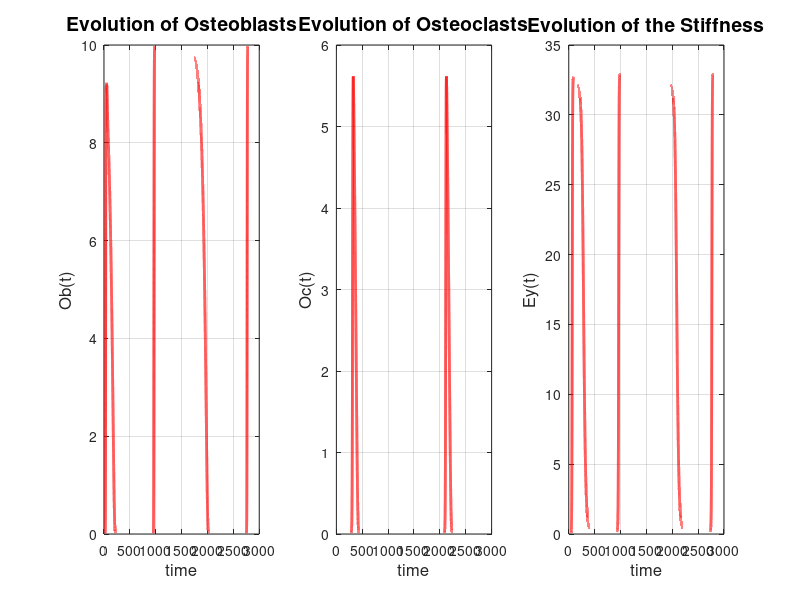

Source code (MATLAB):
clear all
clc


%valeurs des paramètres pour test1
% k1 = 2.5;
% n_ob1 = 4;
% alpha1 =0.1;
% k2 =1.5;
% n_ob2 = 4;
% KB =10;
% KC =10;
% teta1 = 1.5;
% k3 =0.9;
% n_oc1 = 2;
% n_oc2 =2;
% alpha2 = 1;
% k4 =0.4 ; 
% Eymax = 33;
% teta2 = 0.9;
% alpha3 = 0.9;
% k5 =1.5;
% n_y1 = 5;
% n_y2 = 5;
% k6 = 1.5;
% teta4 = 0.9; 
% teta0 = 1.9;
% teta5 = 1.4;

%paramètres test 2 avec Ey en terme soustraction 
% Ob(k+1) = Ob(k) + dt* ((alpha1 *(k1^n_ob1/(teta0^n_ob1+Ey(k)^n_ob1))*Ob(k)*(1-Ob(k)/KB)) - (Ob(k)*k2*(Ey(k)^n_ob2/(teta1^n_ob2+Ey(k)^n_ob2))));
%      Oc(k+1) = Oc(k) + dt* ((k3 *(Ey(k)^n_oc1/(teta2^n_oc1+Ey(k)^n_oc1))*(1-Oc(k)/KC)*Oc(k)) - (Oc(k)*alpha2*(k4^n_oc2/(k4^n_oc2+Ey(k)^n_oc2))));
%      Ey(k+1) = Ey(k) + dt*((Ey(k)*(1-Ey(k)/Eymax)*alpha3*(k5^n_y1/(k5^n_y1+Ob(k)^n_y1))) - (Ey(k)*k6*(Oc(k)^n_y2/(teta3^n_y2+Oc(k)^n_y2))));
% k1 = 1.5;
% n_ob1 = 4;
% alpha1 =1;
% k2 =0.3;
% n_ob2 = 4;
% KB =10;
% KC =10;
% teta1 = 1.5;
% k3 =1;
% n_oc1 = 2;
% n_oc2 =2;
% alpha2 = 1;
% k4 =1 ; 
% Eymax = 33;
% teta2 = 1;
% alpha3 = 1;
% k5 =1;
% n_y1 = 4;
% n_y2 = 4;
% k6 = 1;
% teta3 = 1; 
% teta0 = 2;

k1 = 1.8;
n_ob1 = 0.1;
alpha1 =1.1;
k2 =4;
n_ob2 = 0.1;
KB =10;
KC =10;
teta1 = 1;
k3 =1.5;
n_oc1 = 0.3;
n_oc2 = 0.3;
alpha2 = 1;
k4 =1 ; 
Eymax = 33;
teta2 = 1.5;
alpha3 = 0.5;
k5 =1.5;
n_y1 = 0.1;
n_y2 = 0.1;
k6 = 0.06;
teta3 = 0.05; 
teta0 = 3;
krb = 0.01;
kry = 0.1;
krc = 0.5;

%temps
dt = 0.01 ;
T=3000;t=0:dt:T;tn=length(t);

%initialisation variables
Ob(1) = 0.00002 ;
Oc(1) = 0.00001;
Ey(1) = 0.000015;

for k = 1:tn-1
     Ob(k+1) = Ob(k) + dt* ((alpha1 *(k1^n_ob1/(teta0^n_ob1+Ey(k)^n_ob1+krb*Ey(k)))*Ob(k)*(1-Ob(k)/KB)) - (Ob(k)*k2*(Oc(k)^n_ob2/(teta1^n_ob2+Oc(k)^n_ob2))));
     Oc(k+1) = Oc(k) + dt* ((k3 *(Ey(k)^n_oc1/(teta2^n_oc1+Ey(k)^n_oc1+krc*Ey(k)))*(1-Oc(k)/KC)*Oc(k)) - (Oc(k)*alpha2*(k4^n_oc2/(k4^n_oc2+Ey(k)^n_oc2+krc*Ey(k)))));
     Ey(k+1) = Ey(k) + dt*((Ey(k)*(1-Ey(k)/Eymax)*alpha3*(Ob(k)^n_y1/(k5^n_y1+Ob(k)^n_y1))) - (Ey(k)*k6*(Oc(k)^n_y2/(teta3^n_y2+Oc(k)^n_y2))));
 end

 save('Ob.mat', 'Ob');
%-lbd2*(Ey(k)/(teta1+Ey(k)))*Ob(k));
%-lbd4*(1/(teta5+Ey(k)))*Oc(k)));
%-lbd6*(Oc(k)/(teta4+Oc(k))));
 subplot(1,3,1);
 plot(t, Ob,'r','LineWidth', 2);xlabel('time','FontSize', 12);ylabel('Ob(t)','FontSize', 12);title("Evolution of Osteoblasts",'FontSize', 14);hold on;
 grid on;
 subplot(1,3,2);
 plot(t, Oc,'r','LineWidth', 2);xlabel('time','FontSize', 12);ylabel('Oc(t)','FontSize', 12);title("Evolution of Osteoclasts",'FontSize', 14);hold on;
 grid on;
 subplot(1,3,3);
 plot(t, Ey,'r','LineWidth', 2);xlabel('time','FontSize', 12);ylabel('Ey(t)','FontSize', 12);title("Evolution of the Stiffness",'FontSize', 14);hold on;
 grid on;